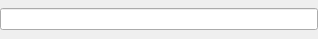
<?xml version="1.0" encoding="UTF-8"?>
<ui version="4.0">
 <class>ProgressDialog</class>
 <widget class="QDialog" name="ProgressDialog">
  <property name="geometry">
   <rect>
    <x>0</x>
    <y>0</y>
    <width>318</width>
    <height>39</height>
   </rect>
  </property>
  <property name="windowTitle">
   <string>Dialog</string>
  </property>
  <layout class="QVBoxLayout" name="verticalLayout">
   <property name="spacing">
    <number>0</number>
   </property>
   <property name="margin">
    <number>0</number>
   </property>
   <item>
    <widget class="QLineEdit" name="lineEdit"/>
   </item>
  </layout>
 </widget>
 <resources/>
 <connections/>
</ui>
